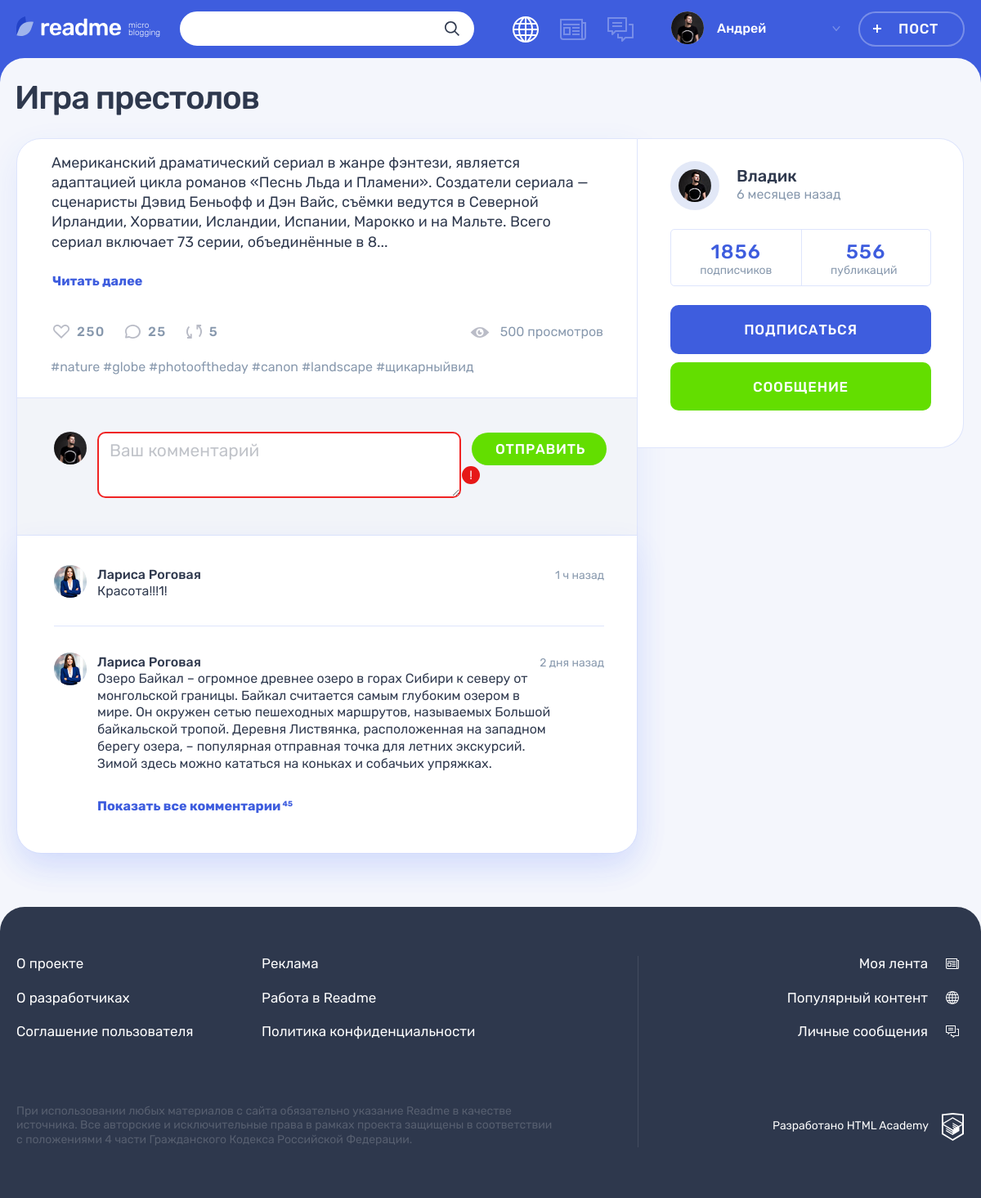
/post.php?post_id=2, run on the app's committed database.
### tables this page shows
CREATE TABLE posts
(
  id          INT AUTO_INCREMENT PRIMARY KEY,
  created_at  DATETIME     NOT NULL,
  title       VARCHAR(200) NOT NULL,
  content     VARCHAR(1000),
  author      VARCHAR(128),
  picture_url VARCHAR(1000),
  video_url   VARCHAR(1000),
  website     VARCHAR(1000),
  views_count INT UNSIGNED DEFAULT 0,
  user_id     INT          NOT NULL,
  type_id     INT          NOT NULL,
  FOREIGN KEY (user_id) REFERENCES users (id),
  FOREIGN KEY (type_id) REFERENCES content_types (id)
);

CREATE TABLE users
(
  id            INT AUTO_INCREMENT PRIMARY KEY,
  registered_at DATETIME            NOT NULL,
  email         VARCHAR(320) UNIQUE NOT NULL,
  login         VARCHAR(128) UNIQUE NOT NULL,
  password      VARCHAR(1000)       NOT NULL,
  avatar_path   VARCHAR(125)
);

### helpers.php (called while the page is built, shortened)
<?php
function get_noun_plural_form(int $number, string $one, string $two, string $many): string
{
    $number = (int)$number;
    $mod10 = $number % 10;
    $mod100 = $number % 100;
    switch (true) {
        case ($mod10 > 5):
            return $many;
    }
}
function include_template($name, array $data = [])
{
    $name = 'templates/' . $name;
    extract($data);
    require $name;
    $result = ob_get_clean();
    return $result;
}

### database/posts.php (called while the page is built, shortened)
<?php
function fetchPostTypes(): array
{
    $query = "SELECT id, name, icon_class from content_types";
    return fetchData(prepareResult($query));
}
function fetchPostById($post_id): array
{
    $query = "SELECT created_at as created_date,
        posts.id,
        title,
        content,
        author,
        users.login,
        type_id,
        views_count,
        users.avatar_path
    FROM posts
        INNER JOIN users
            ON user_id = users.id
    WHERE posts.id = ?";
    return fetchAssocData(prepareResult($query, "i", [$post_id]));
}

### database/helpers.php (called while the page is built, shortened)
<?php
function fetchData($result): array
{
    return mysqli_fetch_all($result, MYSQLI_ASSOC);
}
function fetchAssocData($result): array
{
    $result = mysqli_fetch_assoc($result);
    return $result ?? [];
}
function prepareResult($query, $types = "", $params = []): mysqli_result {
    global $connect;
    $stmt = mysqli_prepare($connect, $query);
    if ($types !== "") {
        $result = mysqli_stmt_bind_param($stmt, $types, ...$params);
    }
    $result = mysqli_stmt_execute($stmt);
    $result = mysqli_stmt_get_result($stmt);
    return $result;
}

### functions.php (called while the page is built, shortened)
<?php
function truncateContent(string $content, int $maxLength = 300): array
{
    $resultLength = 0;
    $resultArray = [];
    $contentArray = explode(" ", $content);
    foreach ($contentArray as $contentPart) {
        $resultLength += mb_strlen($contentPart);
        $resultArray[] = $contentPart;
        if ($resultLength >= $maxLength) {
            break;
        }
        $resultLength++;
    }
    $truncated = count($contentArray) !== count($resultArray);
    $result = $truncated ? implode(" ", $resultArray) . "..." : implode(" ", $resultArray);
    return [
        "content" => $result,
        "truncated" => $truncated,
    ];
}
function getTimeAgo(DateTime $created_date): string
{
    $current_date = date_create();
    $diff = date_diff($current_date, $created_date);
    if ($diff->y > 0) {
        $date_count = $diff->y;
        $format = ['год', 'года', 'лет'];
    } elseif ($diff->days > 35) {
        $date_count = $diff->m;
        $format = ['месяц', 'месяца', 'месяцев'];
    } elseif ($diff->days > 7) {
        $date_count = ceil($diff->days / 7);
        $format = ['неделя', 'недели', 'недель'];
    } elseif ($diff->d > 0) {
        $date_count = $diff->d;
        $format = ['день', 'дня', 'дней'];
    } elseif ($diff->h > 0) {
        $date_count = $diff->h;
        $format = ['час', 'часа', 'часов'];
    } else {
        $date_count = $diff->i;
        $format = ['минута', 'минуты', 'минут'];
    }
    $dateType = get_noun_plural_form($date_count, ...$format);
    return $date_count . " " . $dateType . " назад";
}
function normalizePost(array $post, array $post_types): array {
    $created_date = date_create($post["created_date"]);
    $type_key = array_search((string) $post["type_id"], array_column($post_types, "id"), true);
    return [
        "id" => (string) $post["id"],
        "title" => $post["title"],
        "contain" => $post["content"],
        "author" => $post["author"],
        "user_name" => $post["login"],
        "avatar" => $post["avatar_path"],
        "views_count" => $post["views_count"],
        "created_date" => $post["created_date"],
        "type" => "post-" . $post_types[$type_key]["icon_class"],
        "time_ago" => getTimeAgo($created_date),
        "date_title" => date_format($created_date, "d.m.Y H:i"),
    ];
}
function normalizePostTypes(array $post_types): array
{
    $result = [];
    foreach ($post_types as $post_type) {
        $result[] = [
            "id" => (string) $post_type["id"],
            "name" => $post_type["name"],
            "icon_class" => $post_type["icon_class"],
        ];
    }
    return $result;
}

### templates/post.php (the view, shortened to what this page needs)
<div class="container">
    <h1 class="page__title page__title--publication"><?= htmlspecialchars($post['title']) ?></h1>
    <section class="post-details">
        <div class="post-details__wrapper <?= $post["type"] ?>">
            <div class="post-details__main-block post post--details">
                <?php
                    $template_post = include_template("/parts/post/" . $post["type"] . ".php", [
                        "title" => $post["title"],
                        "content" => $post["contain"],
                        "author" => $post["user_name"],
                        "is_details" => true,
                    ]);
                    print($template_post);
                ?>
                <div class="post__indicators">
                    <div class="post__buttons">
                        <a class="post__indicator post__indicator--likes button" href="#" title="Лайк">
                            <svg class="post__indicator-icon" width="20" height="17">
                                <use xlink:href="#icon-heart"></use>
                            </svg>
                            <span>250</span>
                        </a>
                        <a class="post__indicator post__indicator--comments button" href="#" title="Комментарии">
                            <svg class="post__indicator-icon" width="19" height="17">
                                <use xlink:href="#icon-comment"></use>
                            </svg>
                            <span>25</span>
                        </a>
                        <a class="post__indicator post__indicator--repost button" href="#" title="Репост">
                            <svg class="post__indicator-icon" width="19" height="17">
                                <use xlink:href="#icon-repost"></use>
                            </svg>
                            <span>5</span>
                        </a>
                    </div>
                    <span class="post__view">500 просмотров</span>
                </div>
                <ul class="post__tags">
                    <li><a href="#">#nature</a></li>
                    <li><a href="#">#globe</a></li>
                    <li><a href="#">#photooftheday</a></li>
                    <li><a href="#">#canon</a></li>
                    <li><a href="#">#landscape</a></li>
                    <li><a href="#">#щикарныйвид</a></li>
                </ul>
                <div class="comments">
                    <form class="comments__form form" action="#" method="post">
                        <div class="comments__my-avatar">
                            <img class="comments__picture" src="img/userpic-medium.jpg" alt="Аватар пользователя">
                        </div>
                        <div class="form__input-section form__input-section--error">
                                <textarea id="comment" class="comments__textarea form__textarea form__input"
                                          placeholder="Ваш комментарий"></textarea>
                            <button class="form__error-button button" type="button">!</button>
                        </div>
                        <button class="comments__submit button button--green" type="submit">Отправить</button>
                    </form>
                    <div class="comments__list-wrapper">
                        <ul class="comments__list">
                            <li class="comments__item user">
                                <div class="comments__avatar">
                                    <a class="user__avatar-link" href="#">
                                        <img class="comments__picture" src="img/userpic-larisa.jpg"
                                             alt="Аватар пользователя">
                                    </a>
                                </div>
                                <div class="comments__info">
                                    <div class="comments__name-wrapper">
                                        <a class="comments__user-name" href="#">
                                            <span>Лариса Роговая</span>
                                        </a>
                                        <time class="comments__time" datetime="2019-03-20">1 ч назад</time>
                                    </div>
                                    <p class="comments__text">
                                        Красота!!!1!
                                    </p>
                                </div>
                            </li>
                            <li class="comments__item user">
                                <div class="comments__avatar">
                                    <a class="user__avatar-link" href="#">
                                        <img class="comments__picture" src="img/userpic-larisa.jpg"
                                             alt="Аватар пользователя">
                                    </a>
                                </div>
                                <div class="comments__info">
                                    <div class="comments__name-wrapper">
                                        <a class="comments__user-name" href="#">
                                            <span>Лариса Роговая</span>
                                        </a>
                                        <time class="comments__time" datetime="2019-03-18">2 дня назад</time>
                                    </div>
                                    <p class="comments__text">
                                        Озеро Байкал – огромное древнее озеро в горах Сибири к северу от монгольской
                                        границы. Байкал считается самым глубоким озером в мире. Он окружен сетью
                                        пешеходных маршрутов, называемых Большой байкальской тропой. Деревня
                                        Листвянка, расположенная на западном берегу озера, – популярная отправная
                                        точка для летних экскурсий. Зимой здесь можно кататься на коньках и собачьих
                                        упряжках.
                                    </p>
                                </div>
                            </li>
                        </ul>
                        <a class="comments__more-link" href="#">
                            <span>Показать все комментарии</span>
                            <sup class="comments__amount">45</sup>
                        </a>
                    </div>
                </div>
            </div>
            <div class="post-details__user user">
                <div class="post-details__user-info user__info">
                    <div class="post-details__avatar user__avatar">
                        <a class="post-details__avatar-link user__avatar-link" href="#">
                            <img class="post-details__picture user__picture" src="<?= htmlspecialchars($post["avatar"]) ?>"
                                 alt="Аватар пользователя">
                        </a>
                    </div>
                    <div class="post-details__name-wrapper user__name-wrapper">
                        <a class="post-details__name user__name" href="#">
                            <span><?= htmlspecialchars($post["user_name"]) ?></span>
                        </a>
                        <time class="post-details__time user__time" title="<?= htmlspecialchars($post["date_title"]) ?> datetime="<?= htmlspecialchars($post["created_date"]) ?>"><?= htmlspecialchars(
                            $post["time_ago"]
                        ) ?></time>
                    </div>
                </div>
                <div class="post-details__rating user__rating">
                    <p class="post-details__rating-item user__rating-item user__rating-item--subscribers">
                        <span class="post-details__rating-amount user__rating-amount">1856</span>
                        <span class="post-details__rating-text user__rating-text">подписчиков</span>
                    </p>
                    <p class="post-details__rating-item user__rating-item user__rating-item--publications">
                        <span class="post-details__rating-amount user__rating-amount">556</span>
                        <span class="post-details__rating-text user__rating-text">публикаций</span>
                    </p>
                </div>
                <div class="post-details__user-buttons user__buttons">
                    <button class="user__button user__button--subscription button button--main" type="button">
                        Подписаться
                    </button>
                    <a class="user__button user__button--writing button button--green" href="#">Сообщение</a>
                </div>
            </div>
        </div>
    </section>
</div>

### templates/parts/post/post-text.php
<?php
$postSettings = truncateContent($content);
?>
<div class="post__main">
    <p>
        <?= htmlspecialchars($postSettings["content"]) ?>
    </p>
    <?php if ($postSettings["truncated"]): ?>
        <a class="post-text__more-link">Читать далее</a>
    <?php endif ?>
</div>

### data on the page
posts: title "Игра престолов", content "Американский драматический сериал в жанре фэнтези, является адаптацией цикла романов «Песнь Льда и Пламени». Создатели сериала — сценаристы Дэвид Беньофф и Дэн Вайс, съёмки ведутся в Северной Ирландии, Хорватии, Исландии, Испании, Марокко и на Мальте. Всего сериал включает 73 серии, объединённые в 8...", user.avatar_path (picture)

### other printed values
$user_name "Андрей"
$post["user_name"] "Владик"
$post["time_ago"] "6 месяцев назад"
